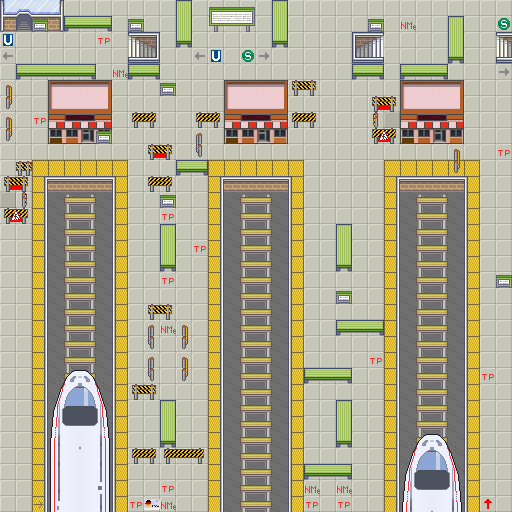

This is a level from a 2D game, rendered from its Tiled map with the project's own tilesets. A one-line summary and the map file follow, with tile-layer data summarised:
An orthogonal 32x32 tile map with 16x16 px tiles, 3 tile layers (圖塊層 1, 圖塊層 2, 圖塊層 3).

<map version="1.10" tiledversion="1.11.0" orientation="orthogonal" renderorder="right-down" width="32" height="32" tilewidth="16" tileheight="16" infinite="0" nextlayerid="4" nextobjectid="1">
 <tileset firstgid="1" name="level2_tileset" tilewidth="16" tileheight="16" tilecount="210" columns="10">
  <image source="../assets/tilesets/level2_tileset.png" trans="ff00ff" width="160" height="336" />
 </tileset>
 <layer id="1" name="圖塊層 1" width="32" height="32">
  <data>[1024 cells, 1023 non-empty, 10 distinct tile ids]</data>
 </layer>
 <layer id="2" name="圖塊層 2" width="32" height="32">
  <data>[1024 cells, 456 non-empty, 79 distinct tile ids]</data>
 </layer>
 <layer id="3" name="圖塊層 3" width="32" height="32">
  <data>[1024 cells, 65 non-empty, 44 distinct tile ids]</data>
 </layer>
</map>
